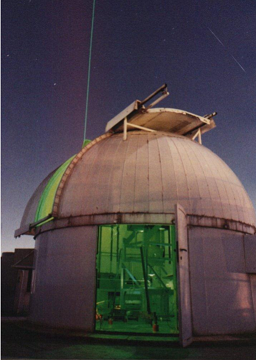
#> input picture python/imaging/images/lidar.png, 256 x 360 px
$ jupyter execute --allow-errors point_operations.ipynb
#> lines starting #> are read from the running program, lines starting #| are printed output that depends on the picture; after the words box and inside, x2 and y2 are one past the last pixel; in counts of white or black regions, pixels touching at a corner belong together
# Point operations
In this notebook we show some homogeneneous point operations. They depends only on one pixel and not on any other neighbor pixel.

[cell 1]
import numpy as np
import skimage
from skimage import io
from skimage import util
import matplotlib.pyplot as plt

## Contrast and brightness
Enhancing the contrast of an image makes objects more distinguishable, while enhancing its brightness augments the intensity of the pixels. The contrast of an image is defined as the difference between a pixel value and the mean value of ts neighboring pixels and it can be increased by increasing the variance of the image. The brightness of an image can be increased simply by adding a constant to its pixels' values.

[cell 2]
img = io.imread('images/lidar.png')
#> img is the input picture: shape (360, 256, 4); mean R, G, B, A 74.4, 66.5, 69.9, 255
plt.axis('off')
plt.imshow(img)
img.shape
#> Out = (360, 256, 4)

Let's compute the mean and the variance for one channel

[cell 3]
from ipynb.fs.full.histograms import dip_mean
from ipynb.fs.full.histograms import dip_variance
img_r = img[:,:,0] # use only one channel red = 0
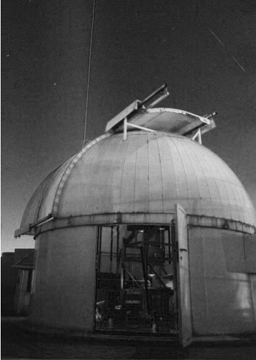
#> img_r: shape (360, 256); min 0, max 235, mean 74.4
#> (the rest of this cell did not finish here and is left out)

We start by changing the contranst and the brightness of a single channel image, e.g. the red channel. If v is the value of a pixel in that channel, we can enhance its contrast by multiplying it by a constant c. We can enhance the pixel's brightness by adding a constant value b to it.

$$v' = cv + b$$

We want to enhance an image by changing its contrast and brightness so we define a function to do that

[cell 4]
def dip_setContrastBrightness(image, contrast, brightness):
#> called with contrast = 1.2, brightness = 10
    rows, cols = image.shape
#> rows = 360; cols = 256
    image_cb = np.zeros((rows, cols), dtype=int)
    for col in np.arange(0, cols, 1):
        for row in np.arange(0, rows, 1):
            v = image[row, col]
            vcb = int(round( contrast * v + brightness ))
            if vcb > 255: vcb = 255
            image_cb[row, col] = vcb
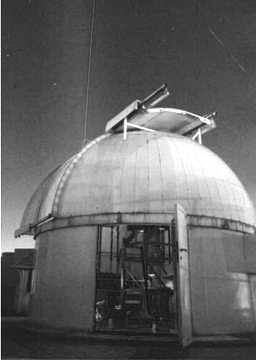
#> image_cb: shape (360, 256) int64; min 10, max 255, mean 99.2
    return image_cb

Now we use this function to enhance an image contrast by 1.2 and its brightness by 10

[cell 5]
img_r_cb = dip_setContrastBrightness(img_r, 1.2, 10)
fig, axes = plt.subplots(nrows=1, ncols=2, figsize=(10, 5))
axes[0].set_axis_off()
axes[0].set_title('Source Image')
axes[0].imshow(img_r, cmap='gray')
axes[1].set_axis_off()
axes[1].set_title('Enhanced Image')
axes[1].imshow(img_r_cb, cmap='gray')
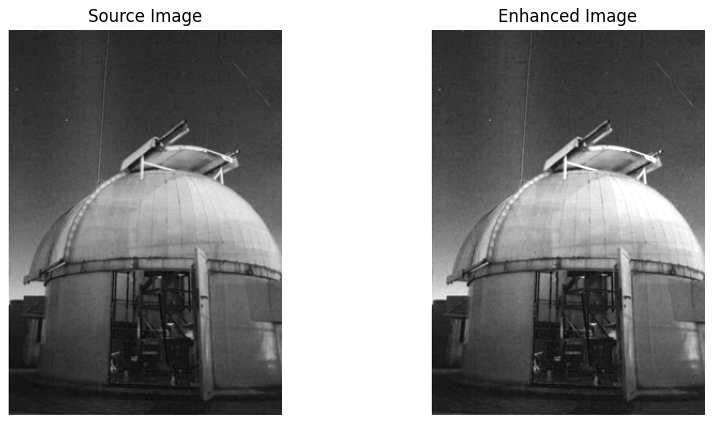
#> figure drawn by matplotlib, 2 panels

We compute the mean and the variance of the enhanced image

#> (a cell that did not finish here is left out)

and we plot the distribution of the pixels value for both the original image and its enhanced version for comparison

[cell 7]
from ipynb.fs.full.histograms import dip_image_dist
#> (the rest of this cell did not finish here and is left out)

By changing the values for contrast and brightness we can see that the brightness just moves the distribution to the right, while the contrast widens the shape of the distribution. The enhancement can also saturate the image as we can see at the peak of the enhanced image distribution at the far right. We now implement the enhancement function for an image with all its RGB channels.

[cell 8]
def dip_setRgbContrastBrightness(image, contrast, brightness):
#> called with contrast = 1.2, brightness = 10
    rows = image.shape[0]
#> rows = 360
    cols = image.shape[1]
#> cols = 256
    rgb = image.shape[2]
#> rgb = 4
    image_cb = np.zeros((rows, cols, rgb), dtype=int)
    for ch in range(0, rgb):
        for col in np.arange(0, cols, 1):
            for row in np.arange(0, rows, 1):
                v = image[row, col, ch]
                vcb = int(round( contrast * v + brightness ))
                if vcb > 255: vcb = 255
                image_cb[row, col, ch] = vcb
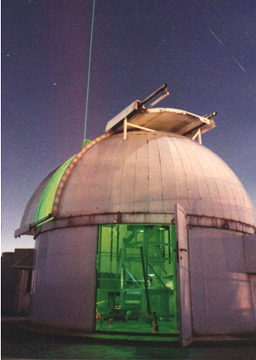
#> image_cb: shape (360, 256, 4) int64; mean R, G, B, A 99.2, 89.8, 93.9, 255
    return image_cb

We apply the same contrast and brightness as before on the image with all its RGB channel to see visually the changes.

[cell 9]
img_cb = dip_setRgbContrastBrightness(img, 1.2, 10)
print(img_cb.shape)
#| (360, 256, 4)
fig, axes = plt.subplots(nrows=1, ncols=2, figsize=(10, 5))
axes[0].set_axis_off()
axes[0].set_title('Source Image')
axes[0].imshow(img)
axes[1].set_axis_off()
axes[1].set_title('Enhanced Image')
axes[1].imshow(img_cb)
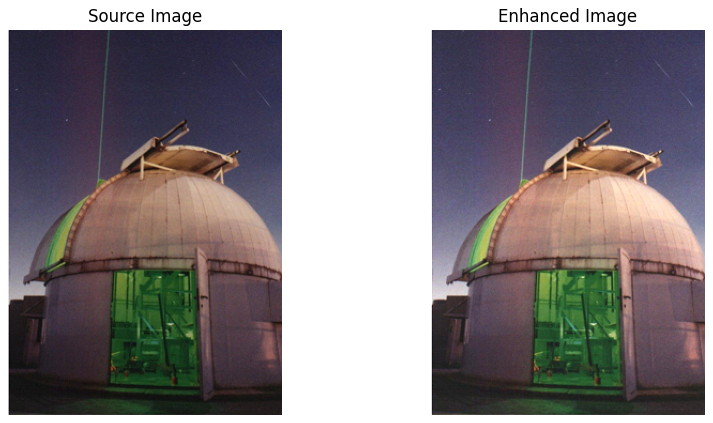
#> figure drawn by matplotlib, 2 panels

## Image inversion

[cell 10]
def dip_invert(image):
    rows, cols = image.shape
#> rows = 360; cols = 256
    inverted_image = np.zeros((rows, cols), dtype=int)
    for col in np.arange(0, cols, 1):
        for row in np.arange(0, rows, 1):
            v = image[row, col]
            inverted_image[row, col] = 255 - v
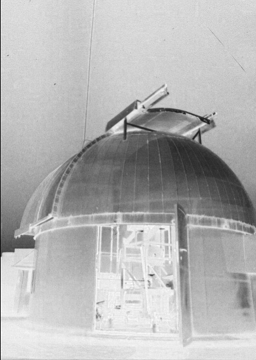
#> inverted_image: shape (360, 256) int64; min 20, max 255, mean 180.6
    return inverted_image

[cell 11]
lidar_inv = dip_invert(img_r)
plt.axis('off')
plt.imshow(lidar_inv, cmap='gray')

We show how the inversion operation affects the histogram of the image

[cell 12]
from ipynb.fs.full.histograms import dip_histogram
#> (the rest of this cell did not finish here and is left out)

The same result can be obtained using the scikit-image function for [image inversion](https://scikit-image.org/docs/dev/user_guide/transforming_image_data.html?highlight=inversion#image-inversion)

[cell 13]
inverted_lidar = util.invert(img_r)
plt.axis('off')
plt.imshow(inverted_lidar, cmap='gray')

## Thresholding
Thresholding is used to create a binary image from a grayscale image. The function returns a binary image with all the cells whose value in the input image is equal or below the threshold to the minimum value, and those whose value is above the threshold to the maximum.

[cell 14]
def dip_threshold(image, threshold, max, min):
#> called with threshold = 128, max = 255, min = 0
    rows, cols = image.shape
#> rows = 360; cols = 256
    threshold_image = np.zeros((rows, cols), dtype=int)
    for col in np.arange(0, cols, 1):
        for row in np.arange(0, rows, 1):
            v = image[row, col]
            if v > threshold:
                threshold_image[row, col] = max
            else:
                threshold_image[row, col] = min
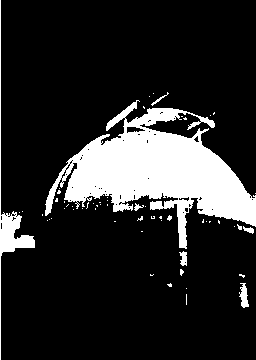
#> threshold_image: shape (360, 256) int64; 16.2% white; 59 white regions (52 under 20 px), largest, box (x1, y1, x2, y2) and area: (45, 100, 256, 249) 13139, (0, 0, 35, 360) 1184, (239, 283, 249, 308) 149
    return threshold_image

[cell 15]
lidar_thr = dip_threshold(img_r, 128, 255, 0)
plt.axis('off')
plt.imshow(lidar_thr, cmap='gray')

After the thresholding the histogram of the image has only two entries

#> (a cell that did not finish here is left out)

scikit-image provides more sophisticated [thresholding functions](https://scikit-image.org/docs/dev/auto_examples/applications/plot_thresholding.html)

## Histogram equalization

The purpose of the equalization is to find a point operation that transforms the value of each pixel of a source image in  such a way that the histogram of the equalized image becomes approximately uniformly distributed or in other words, so that each pixel value of the equalized image occurs the same number of times. The histogram of the equalized image is also called the reference histogram. It is clear that we have to apply the same point transformation to all the pixels of the source image that share the same value v so that they get the value v' in the equalized image. One easy way would be to use the histogram of the source image $h(v)$ and the histogram of the equalized image $h_e(v')$ so that

$$h(v) = h_e(v')$$

from which we could compute the value v' of the equalized image that corresponds to the value v of the source image

$$v' = h_e^{-1}(h(v))$$

the problem is that there might be more then one value v with the same histogram h(v) so it won't be clear to which we have to apply the inverse operation $h_e^{-1}$. We can avoid this problem by using the cumulative histograms that are always monotonic and for which there is only one value for the inverse. So we use the condition

$$H(v) = H_e(v')$$

from which in a similar way as before we get the value v'

$$v' = H_e^{-1}(H(v))$$

Let's assume for simplicity that the size of our source image is MxN and that the range of its pixel values is [0, 255]. By definition of cumulative histogram

$$H(255) = H_e(255) = MN$$

We can also assume that $H(0) = H_e(0) = 0$. Since the cumulative histogram of the equalized image is linear we have

$$H_e(v') = \frac{MN}{255}v' = H(v)$$

from which we can compute the value v' of the equalized image to which the value v of the source image must be mapped.

$$v' = \frac{255}{MN}H(v)$$

We can easily translate the math into code

[cell 17]
img = skimage.data.moon()
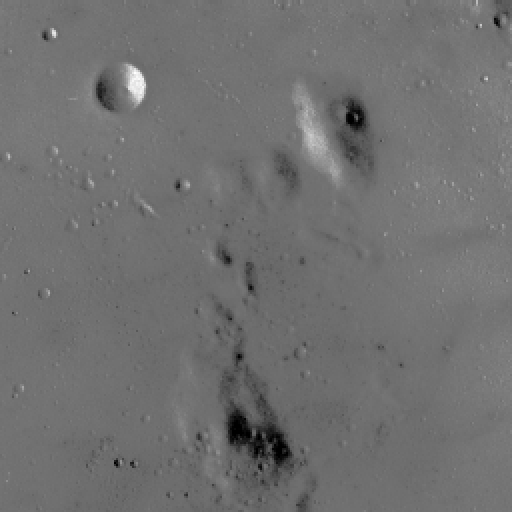
#> input picture skimage.data.moon(), 512 x 512 px
#> img is the input picture: shape (512, 512); min 0, max 255, mean 112.2
from ipynb.fs.full.histograms import dip_cumulativeHistogram
#> (the rest of this cell did not finish here and is left out)

[cell 18]
def dip_equalize(image, cumulative_histogram):
    rows, cols = image.shape
    equalized_image = np.zeros((rows, cols), dtype=int)
    for col in np.arange(0, cols, 1):
        for row in np.arange(0, rows, 1):
            v = image[row, col]
            equalized_image[row, col] = cumulative_histogram[v] * 255 / (rows * cols)
    return equalized_image

#> (a cell that did not finish here is left out)

The cumulative histogram of the equalized image should be linear

#> (a cell that did not finish here is left out)

scikit-image provides two functions for [histogram equalization](https://scikit-image.org/docs/dev/auto_examples/color_exposure/plot_equalize.html)

## Histogram matching
We may be interested in changing the distribution of the pixels' values of an image to be equal to the distribution of a reference image (see also the scikit-image documentation about [histogram matching](https://scikit-image.org/docs/stable/auto_examples/color_exposure/plot_histogram_matching.html). We'll follow the same approach used for image equalization the sole difference being that the reference cumulative distribution generally will not be linear. Since the size of the two images are generally different we'll use the probability distributions instead of the histograms and the cumulative probability distributions instead of the cumulative histograms.

[cell 21]
reference_img = skimage.data.coffee()
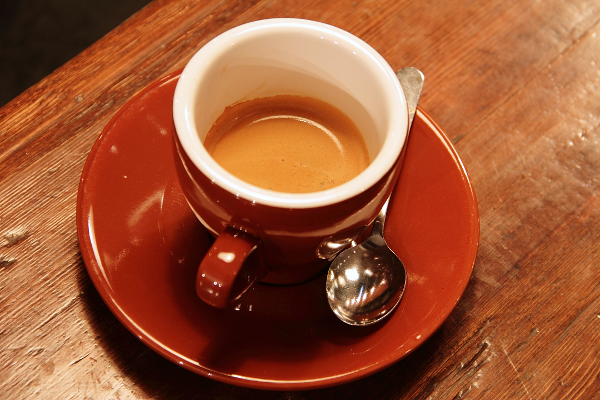
#> input picture skimage.data.coffee(), 600 x 400 px
#> reference_img is the input picture: shape (400, 600, 3); mean R, G, B 158.6, 85.8, 51.5
source_img = skimage.data.chelsea()
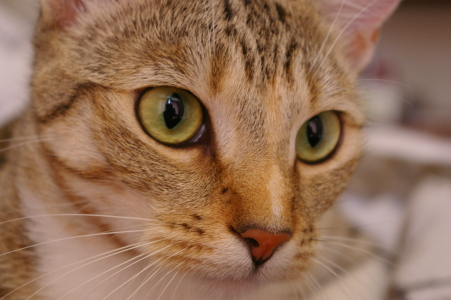
#> input picture skimage.data.chelsea(), 451 x 300 px
#> source_img is the input picture: shape (300, 451, 3); mean R, G, B 147.7, 111.4, 86.8
fig, axes = plt.subplots(nrows=1, ncols=2, figsize=(10, 10), sharex=True, sharey=True)
axes[0].set_axis_off()
axes[0].set_title('Source Image')
axes[0].imshow(source_img)
axes[1].set_axis_off()
axes[1].set_title('Reference Image')
axes[1].imshow(reference_img)

$ run again, with python/imaging/images/mesons.png copied over python/imaging/images/lidar.png
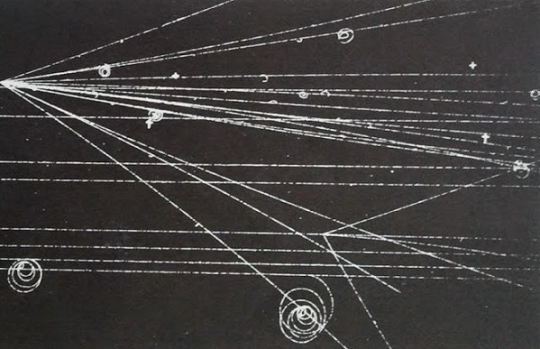
#> input picture python/imaging/images/mesons.png, 540 x 349 px
#> img is the input picture: shape (349, 540, 4); mean R, G, B, A 63.8, 61.6, 61, 255
#| (349, 540, 4)
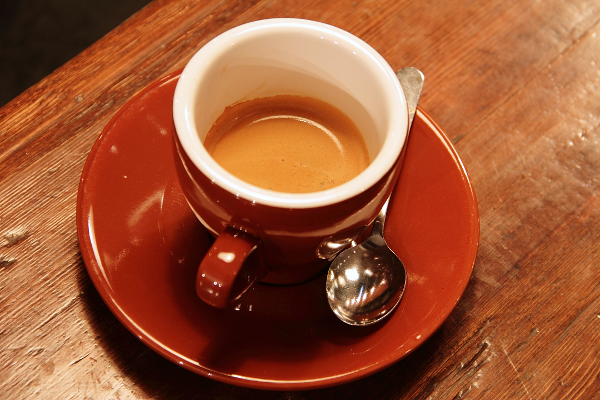
#> input picture skimage.data.coffee(), 600 x 400 px
#> reference_img is the input picture: shape (400, 600, 3); mean R, G, B 158.6, 85.8, 51.5
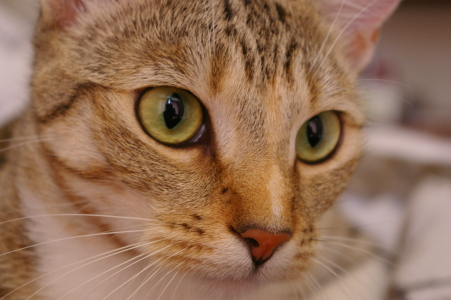
#> input picture skimage.data.chelsea(), 451 x 300 px
#> source_img is the input picture: shape (300, 451, 3); mean R, G, B 147.7, 111.4, 86.8
